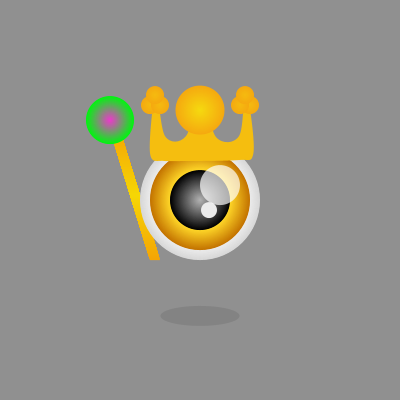
Frame 1 (no input)
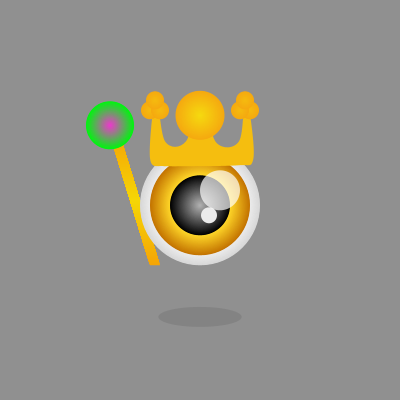
Frame 60 (the mouse pressed at the canvas centre just before this capture)
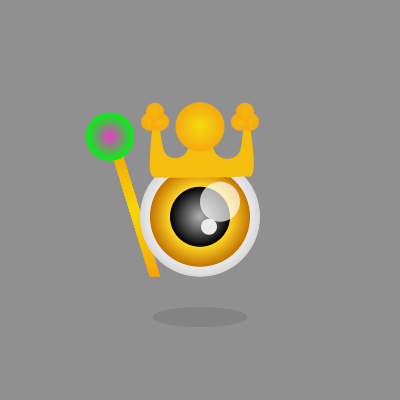
Frame 120 (the mouse held since frame 60 and released just before this capture)

The Processing sketch that drew these frames (run headless with seeded random() and noise(); from frame 60 on, the mouse is pressed at the canvas centre):

// Processing sketch: processing_87543
// ── processing_87543.pde

float x;
float y;
float stopy;
float cptBouge;

void setup()
{
  size(400,400);
  frameRate(30);
  smooth();
  noStroke();
  x=width/2;
  y=height/2;
  stopy=1;
  cptBouge=1;
}

void draw()
{
  background(144);
  
  y+=sin(radians(cptBouge*5));
  cptBouge++;
  stopy-=sin(radians(cptBouge*5));
  
  float [] tableau = {x-147, y-39, x-37, y-39, x-22, y-39, x+38, y-40, x+53, y-45, x+51, y-84, x+45, y-108, x+39, y-64, x+16, y-63, x+1, y-108.0, x-14.0, y-64.0, x-35.0, y-64.0, x-44.0, y-109.0, x-50.0, y-47.0, x-35.0, y-39.0, x-7.0, y-38.0};
  
  fill(125,175); //Remplissage de l'ombre
  ellipse(x+0, y+115+stopy, 80-stopy, 20); //Création de l'ombre
  
  for(int i=0; i<=100; i++) //For pour dégradé de couleur
  {
      fill(245,165+i*0.5,5);
      quad(x-80+i*0.20, y-70+i*0.65, x-90+i*0.20, y-70+i*0.65, x-50-i*0.20, y+60-i*0.65, x-40-i*0.20, y+60-i*0.65); //Création du baton.
  }
  
  for(int i=0; i<=48; i++) //For pour dégradé de couleur
  {
    fill(0+i*5,245-i*4,15+i*4);
    ellipse(x-90,y-80,48-i,48-i); //Glob de couleur vert et rose
  } 
  
  for(int i=0; i<=120; i++) //For pour dégradé de couleur
  {
    fill(215+i);
    ellipse(x+0,y+0,120-i,120-i); //oeil
  }

  for(int i=0; i<=100; i++) //For pour dégradé de couleur
  {
    fill(195+i*1.5,115+i*2.5,0+i);
    ellipse(x+0,y+0,100-i,100-i); //couleur oeil
  }
  
  for(int i=0; i<=60; i++) //For pour dégradé de couleur
  {
    fill(0+i*3);
    ellipse(x+0,y+0,60-i,60-i); //noir oeil
  }

  fill(235);
  ellipse(x+9,y+10,16,16);  //point blanc
  fill(255,255,255,175);
  ellipse(x+20,y-15,40,40);  //point blanc alpha
  
  beginShape();
  for(int i=0; i<=31; i+=2) //For pour la création de la couronne à partir d'un tableau de données.
  {
    fill(245,190,15);
    curveVertex(tableau[i], tableau[i+1]);
  }
  endShape();
  
  for(int i=0; i<=49; i++) //For pour dégradé de couleur
  {
    fill(245,169+i,15,255);
    ellipse(x+0,y-90,49-i,49-i); //Boule Milieu Couronne
  }
  
  for(int i=0; i<=18; i++) //For pour dégradé de couleur
  {
    fill(245,169+i,15);
    ellipse(x-50,y-95,18-i,18-i); //1 boule or gauche
  }
  for(int i=0; i<=18; i++) //For pour dégradé de couleur
  {
    fill(245,169+i,15);
    ellipse(x-40,y-95,18-i,18-i); //1 boule or gauche
  }
  for(int i=0; i<=18; i++) //For pour dégradé de couleur
  {
    fill(245,169+i,15);
    ellipse(x-45,y-105,18-i,18-i); //1 boule or gauche
  }
  
  for(int i=0; i<=18; i++) //For pour dégradé de couleur
  {
    fill(245,169+i,15);
    ellipse(x+50,y-95,18-i,18-i); //1 boule or droite
  }
  for(int i=0; i<=18; i++) //For pour dégradé de couleur
  {
    fill(245,169+i,15);
    ellipse(x+40,y-95,18-i,18-i); //1 boule or droite
  }
  for(int i=0; i<=18; i++) //For pour dégradé de couleur
  {
    fill(245,169+i,15);
    ellipse(x+45,y-105,18-i,18-i); //1 boule or droite
  } 
}
